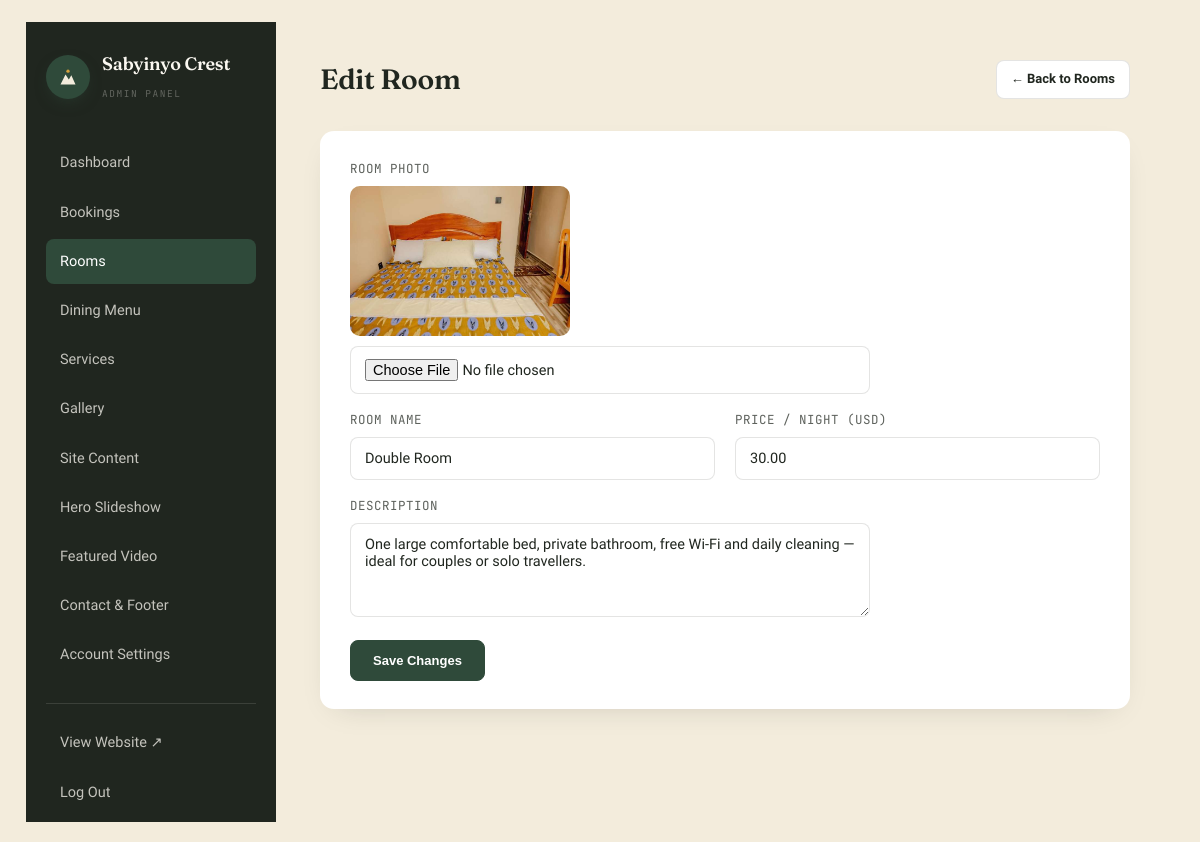
The page /admin/room_form.php?id=1 (signed in) on the database its author committed.
### tables this page shows
CREATE TABLE `settings` (
  `id` int(11) NOT NULL DEFAULT 1,
  `brand_name` varchar(120) NOT NULL DEFAULT 'Sabyinyo Crest',
  `tagline` varchar(160) NOT NULL DEFAULT 'Cyuve, Musanze · Rwanda',
  `hero_title` varchar(255) NOT NULL DEFAULT 'Adventure begins just <em>outside your room</em>',
  `hero_subtitle` text DEFAULT NULL,
  `hero_image` varchar(255) DEFAULT 'assets/img/exterior_balcony_day.jpg',
  `welcome_body1` text DEFAULT NULL,
  `welcome_body2` text DEFAULT NULL,
  `testimonial_quote` varchar(500) DEFAULT NULL,
  `testimonial_image` varchar(255) DEFAULT 'assets/img/lounge_brickwall_tv.jpg',
  `footer_blurb` varchar(400) DEFAULT NULL,
  `reception_phone` varchar(40) DEFAULT '+250 791 330 698',
  `manager_phone` varchar(40) DEFAULT '+250 795 360 707',
  `whatsapp` varchar(20) DEFAULT '250791330698',
  `email` varchar(150) DEFAULT 'comforthotel10@gmail.com',
  `address` varchar(200) DEFAULT 'Cyuve, Musanze, Rwanda',
  `map_query` varchar(200) DEFAULT 'Sabyinyo Crest, Cyuve, Musanze, Rwanda',
  `facebook` varchar(255) DEFAULT '#',
  `twitter` varchar(255) DEFAULT '#',
  `instagram` varchar(255) DEFAULT '#',
  `reviews_count` int(11) DEFAULT 0,
  `reviews_url` varchar(255) DEFAULT '#',
  `video_enabled` tinyint(1) DEFAULT 0,
  `video_source` enum('upload','youtube') DEFAULT 'upload',
  `video_file` varchar(255) DEFAULT NULL,
  `video_youtube_id` varchar(50) DEFAULT NULL,
  `video_title` varchar(150) DEFAULT 'A Look Inside',
  `video_caption` varchar(300) DEFAULT 'Our guests, our team, and a taste of the Sabyinyo Crest experience.',
  `updated_at` datetime DEFAULT current_timestamp() ON UPDATE current_timestamp(),
  `dining_hero_image` varchar(255) DEFAULT 'assets/img/dining_formal_set.jpg'
);

CREATE TABLE `rooms` (
  `id` int(11) NOT NULL,
  `name` varchar(120) NOT NULL,
  `price` decimal(8,2) NOT NULL DEFAULT 0.00,
  `description` text DEFAULT NULL,
  `image` varchar(255) DEFAULT NULL,
  `sort_order` int(11) DEFAULT 0,
  `created_at` datetime DEFAULT current_timestamp()
);

### includes/db.php (called while the page is built, shortened)
<?php
function db(): PDO {
    static $pdo = null;
    if ($pdo === null) {
        $dsn = 'mysql:host=' . DB_HOST . ';dbname=' . DB_NAME . ';charset=' . DB_CHARSET;
        try {
            $pdo = new PDO($dsn, DB_USER, DB_PASS, [
                PDO::ATTR_ERRMODE            => PDO::ERRMODE_EXCEPTION,
                PDO::ATTR_DEFAULT_FETCH_MODE => PDO::FETCH_ASSOC,
                PDO::ATTR_EMULATE_PREPARES   => false,
            ]);
        } catch (PDOException $e) {
            http_response_code(500);
            die('Database connection failed. Please check config.php and make sure the database has been imported (see db.sql). Details: ' . htmlspecialchars($e->getMessage()));
        }
    }
    return $pdo;
}

### includes/functions.php (called while the page is built, shortened)
<?php
function e(?string $str): string {
    return htmlspecialchars($str ?? '', ENT_QUOTES, 'UTF-8');
}
function get_settings(): array {
    static $settings = null;
    if ($settings === null) {
        $stmt = db()->query('SELECT * FROM settings WHERE id = 1 LIMIT 1');
        $settings = $stmt->fetch() ?: [];
    }
    return $settings;
}
function img_src(?string $path): string {
    return e($path);
}

### admin/room_form.php (the view, shortened to what this page needs)
<?php
$id = isset($_GET['id']) ? (int)$_GET['id'] : (isset($_POST['id']) ? (int)$_POST['id'] : null);
$room = ['id'=>null,'name'=>'','price'=>0,'description'=>'','image'=>''];
if ($id) {
    $stmt = db()->prepare('SELECT * FROM rooms WHERE id = ?');
    $stmt->execute([$id]);
    $found = $stmt->fetch();
    if ($found) $room = $found;
}
$activeTab = 'rooms';
require __DIR__ . '/includes/header.php';
?>
<div class="admin-topbar">
  <h1><?= $id ? 'Edit Room' : 'Add New Room' ?></h1>
  <a href="rooms.php" class="abtn">← Back to Rooms</a>
</div>
<div class="admin-card">
  <form method="post" enctype="multipart/form-data" class="admin-form">
    <div class="field">
      <label>Room Photo</label>
      <img id="roomImgPreview" class="preview" src="../<?= img_src($room['image'] ?: 'assets/img/room_wardrobe_hall.jpg') ?>" alt="">
      <input type="file" name="image" accept="image/jpeg,image/png,image/webp" data-preview="roomImgPreview">
    </div>
    <div class="form-row">
      <div class="field">
        <label>Room Name</label>
        <input type="text" name="name" value="<?= e($room['name']) ?>" required>
      </div>
      <div class="field">
        <label>Price / Night (USD)</label>
        <input type="number" name="price" step="0.01" min="0" value="<?= e((string)$room['price']) ?>" required>
      </div>
    </div>
    <div class="field">
      <label>Description</label>
      <textarea name="description" rows="4"><?= e($room['description']) ?></textarea>
    </div>
    <button type="submit" class="abtn primary" style="padding:12px 22px;"><?= $id ? 'Save Changes' : 'Add Room' ?></button>
  </form>
</div>
<?php require __DIR__ . '/includes/footer.php'; ?>

### admin/includes/header.php (shortened to what this page needs)
<?php
$settings = get_settings();
?>
<!DOCTYPE html>
<html lang="en">
<head>
<link rel="stylesheet" href="../assets/css/style.css">
</head>
<body class="admin-body">
<div class="admin-shell">
  <aside class="admin-sidebar">
    <div class="footer-brand" style="margin-bottom:2px;">
      <span class="brand-mark"><svg width="20" height="20" viewBox="0 0 24 24" fill="none"><path d="M3 21L9 9L13 15L16 10L21 21H3Z" fill="#F3ECDC"/><circle cx="12" cy="5" r="2" fill="#D6A13C"/></svg></span>
      <span>
        <span class="brand-name" style="display:block;"><?= e($settings['brand_name'] ?? '') ?></span>
        <span class="brand-sub">Admin Panel</span>
      </span>
    </div>
    <ul class="admin-nav">
      <li><a href="dashboard.php" class="<?= $activeTab==='dashboard'?'active':'' ?>">Dashboard</a></li>
      <li><a href="bookings.php" class="<?= $activeTab==='bookings'?'active':'' ?>">Bookings</a></li>
      <li><a href="rooms.php" class="<?= $activeTab==='rooms'?'active':'' ?>">Rooms</a></li>
      <li><a href="menu.php" class="<?= $activeTab==='menu'?'active':'' ?>">Dining Menu</a></li>
      <li><a href="services.php" class="<?= $activeTab==='services'?'active':'' ?>">Services</a></li>
      <li><a href="gallery.php" class="<?= $activeTab==='gallery'?'active':'' ?>">Gallery</a></li>
      <li><a href="content.php" class="<?= $activeTab==='content'?'active':'' ?>">Site Content</a></li>
      <li><a href="hero_slides.php" class="<?= $activeTab==='hero'?'active':'' ?>">Hero Slideshow</a></li>
      <li><a href="video.php" class="<?= $activeTab==='video'?'active':'' ?>">Featured Video</a></li>
      <li><a href="contact.php" class="<?= $activeTab==='contact'?'active':'' ?>">Contact & Footer</a></li>
      <li><a href="settings.php" class="<?= $activeTab==='settings'?'active':'' ?>">Account Settings</a></li>
    </ul>
    <ul class="admin-nav" style="margin-top:26px; border-top:1px solid rgba(251,248,241,0.12); padding-top:16px;">
      <li><a href="../index.php" target="_blank">View Website ↗</a></li>
      <li><a href="logout.php">Log Out</a></li>
    </ul>
  </aside>
  <main class="admin-main">

### assets/css/style.css (style rules this page uses)
:root { --ink:#20261F; --canopy:#2F4A3A; --canopy-light:#3E6350; --clay:#B75432; --clay-dark:#9A4327; --sand:#F3ECDC; --sand-deep:#E8DCC6; --marigold:#D6A13C; --mist:#8FA298; --paper:#FBF8F1; --ink-soft:rgba(32,38,31,0.72); --line:rgba(32,38,31,0.12); --shadow:0 20px 50px -20px rgba(32,38,31,0.35); --radius:14px; }
* { box-sizing:border-box; margin:0; padding:0; }
html { scroll-behavior:smooth; }
body { font-family:'Work Sans', sans-serif; background:var(--paper); color:var(--ink); line-height:1.6; -webkit-font-smoothing:antialiased; overflow-x:hidden; }
img { max-width:100%; display:block; }
h1,h2,h3,h4 { font-family:'Fraunces', serif; font-weight:600; line-height:1.12; letter-spacing:-0.01em; color:var(--ink); }
.brand-mark { width:44px; height:44px; border-radius:50%; background:var(--canopy); display:flex; align-items:center; justify-content:center; flex-shrink:0; box-shadow:0 6px 16px -6px rgba(47,74,58,0.6); }
.brand-name { font-family:'Fraunces', serif; font-weight:600; font-size:19px; letter-spacing:-0.01em; }
.brand-sub { font-family:'JetBrains Mono', monospace; font-size:9.5px; letter-spacing:0.16em; text-transform:uppercase; opacity:0.6; }
.footer-brand { display:flex; align-items:center; gap:12px; margin-bottom:18px; }
.footer-brand .brand-name { color:var(--paper); }
.field { margin-bottom:16px; }
.field label { display:block; font-size:12.5px; font-family:'JetBrains Mono',monospace; letter-spacing:.04em; text-transform:uppercase; color:var(--ink-soft); margin-bottom:7px; }
.field input, .field textarea, .field select { width:100%; padding:12px 14px; border-radius:8px; border:1.5px solid var(--line); font-family:'Work Sans',sans-serif; font-size:14.5px; background:#fff; color:var(--ink); }
.field textarea { resize:vertical; min-height:70px; }
.admin-body { padding:22px 26px; overflow-y:auto; flex:1; }
.admin-body { background:var(--sand); min-height:100vh; font-family:'Work Sans',sans-serif; }
.admin-shell { display:flex; min-height:100vh; }
.admin-sidebar { width:250px; background:var(--ink); color:rgba(251,248,241,0.82); flex-shrink:0; padding:28px 20px; position:sticky; top:0; height:100vh; overflow-y:auto; }
.admin-sidebar .brand-name { color:var(--paper); font-size:18px; }
.admin-sidebar .brand-sub { color:rgba(251,248,241,0.5); }
.admin-nav { list-style:none; margin-top:36px; }
.admin-nav li { margin-bottom:4px; }
.admin-nav a { display:flex; align-items:center; gap:10px; padding:11px 14px; border-radius:8px; color:rgba(251,248,241,0.75); text-decoration:none; font-size:14.5px; font-weight:500; transition:.2s; }
.admin-nav a.active { background:var(--canopy); color:#fff; }
.admin-main { flex:1; padding:38px 44px; max-width:1100px; }
.admin-topbar { display:flex; justify-content:space-between; align-items:center; margin-bottom:32px; flex-wrap:wrap; gap:14px; }
.admin-topbar h1 { font-family:'Fraunces',serif; font-size:28px; }
.admin-card { background:#fff; border-radius:14px; padding:28px 30px; box-shadow:0 10px 30px -18px rgba(32,38,31,0.25); margin-bottom:24px; }
.abtn { display:inline-flex; align-items:center; gap:6px; padding:8px 14px; border-radius:8px; font-size:13px; font-weight:600; text-decoration:none; border:1.5px solid var(--line); color:var(--ink); background:#fff; cursor:pointer; }
.abtn.primary { background:var(--canopy); color:#fff; border-color:var(--canopy); }
.admin-form .field { max-width:520px; }
.admin-form img.preview { width:220px; height:150px; object-fit:cover; border-radius:10px; margin-bottom:10px; background:var(--sand); display:block; }
.form-row { display:flex; gap:20px; flex-wrap:wrap; }
.form-row .field { flex:1; min-width:200px; }

### rows shown on the page
settings: brand_name "Sabyinyo Crest"
rooms: image (picture), name "Double Room", price "30.00", description "One large comfortable bed, private bathroom, free Wi-Fi and daily cleaning — ideal for couples or solo travellers."
